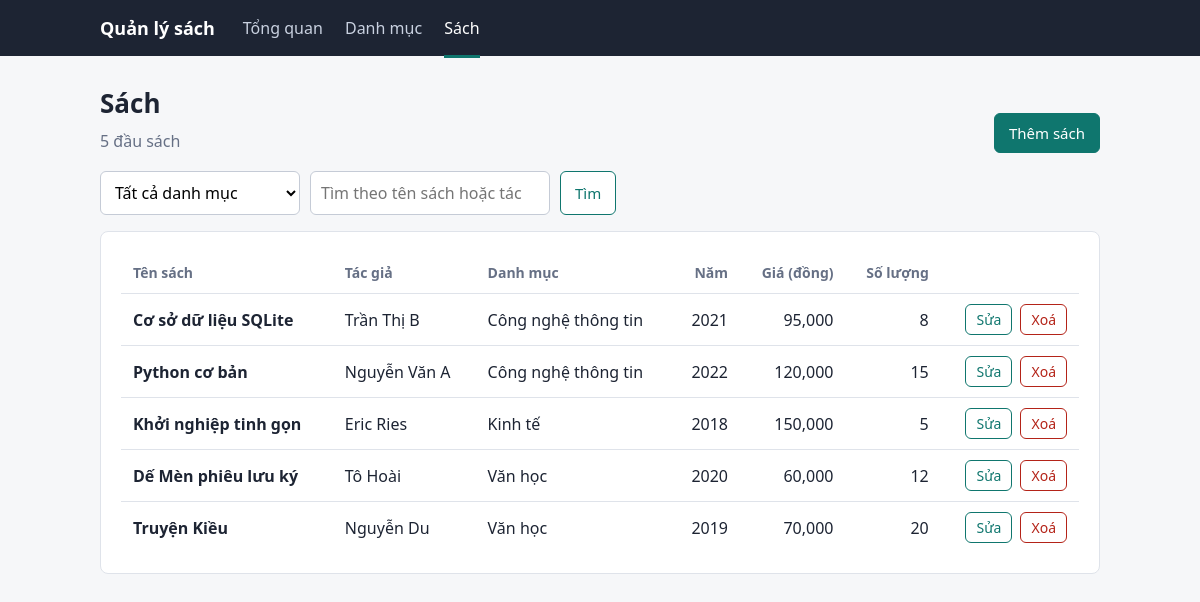
/books, run on the app's committed database.
### tables this page shows
CREATE TABLE books (
            id          INTEGER PRIMARY KEY AUTOINCREMENT,
            title       TEXT NOT NULL,
            author      TEXT DEFAULT '',
            year        INTEGER,
            price       INTEGER NOT NULL DEFAULT 0,
            quantity    INTEGER NOT NULL DEFAULT 0,
            category_id INTEGER NOT NULL,
            created_at  TEXT DEFAULT CURRENT_TIMESTAMP,
            FOREIGN KEY (category_id) REFERENCES categories(id) ON DELETE RESTRICT
        );

CREATE TABLE categories (
            id          INTEGER PRIMARY KEY AUTOINCREMENT,
            name        TEXT NOT NULL UNIQUE,
            description TEXT DEFAULT ''
        );

### BTKtra-QuanLyThuVien/app.py (the view)
@app.route("/books")
def books():
    db = get_db()
    cat_id = request.args.get("category", type=int)
    q = request.args.get("q", "").strip()
    sql = """SELECT b.*, c.name AS category_name FROM books b
             JOIN categories c ON c.id = b.category_id WHERE 1=1"""
    args = []
    if cat_id:
        sql += " AND b.category_id = ?"
        args.append(cat_id)
    if q:
        sql += " AND (b.title LIKE ? OR b.author LIKE ?)"
        args += [f"%{q}%", f"%{q}%"]
    sql += " ORDER BY c.name, b.title"
    rows = db.execute(sql, args).fetchall()
    cats = db.execute("SELECT * FROM categories ORDER BY name").fetchall()
    return render_template("books.html", rows=rows, cats=cats, cat_id=cat_id, q=q)

### BTKtra-QuanLyThuVien/app.py (called while the page is built)
def get_db():
    if "db" not in g:
        g.db = sqlite3.connect(DB_PATH)
        g.db.row_factory = sqlite3.Row
        g.db.execute("PRAGMA foreign_keys = ON")
    return g.db

### BTKtra-QuanLyThuVien/templates/books.html (shortened to what this page needs)
{% extends 'base.html' %}
{% block body %}
<div class="top"><div><h1>Sách</h1><p class="sub" style="margin:0">{{ rows|length }} đầu sách</p></div>
<a class="btn" href="{{ url_for('book_new', category=cat_id) }}">Thêm sách</a></div>
<form method="get" class="filters" style="margin-bottom:16px">
 <select name="category" aria-label="Lọc theo danh mục" onchange="this.form.submit()">
  <option value="">Tất cả danh mục</option>
 </select>
 <input type="search" name="q" value="{{ q }}" placeholder="Tìm theo tên sách hoặc tác giả" aria-label="Tìm sách">
 <button class="btn ghost">Tìm</button>
</form>
<div class="card wrap">
{% if rows %}
<table><thead><tr><th>Tên sách</th><th>Tác giả</th><th>Danh mục</th><th class="num">Năm</th>
<th class="num">Giá (đồng)</th><th class="num">Số lượng</th><th></th></tr></thead><tbody>
{% for b in rows %}
<tr><td style="font-weight:600">{{ b.title }}</td><td>{{ b.author }}</td><td>{{ b.category_name }}</td>
<td class="num">{{ b.year or '' }}</td><td class="num">{{ '{:,.0f}'.format(b.price) }}</td><td class="num">{{ b.quantity }}</td>
<td><div class="acts">
 <a class="btn ghost sm" href="{{ url_for('book_edit', bid=b.id) }}">Sửa</a>
 <form method="post" action="{{ url_for('book_delete', bid=b.id) }}" onsubmit="return confirm('Xoá sách “{{ b.title }}”?')">
  <button class="btn danger sm">Xoá</button></form></div></td></tr>
{% endfor %}</tbody></table>
{% else %}<p class="empty">Không có sách nào khớp. Hãy thêm sách hoặc đổi bộ lọc.</p>{% endif %}
</div>{% endblock %}

### BTKtra-QuanLyThuVien/templates/base.html (style rules this page uses)
:root { --ink:#1d2433;--muted:#667085;--line:#dfe3ea;--paper:#f6f7f9;--card:#fff; --accent:#0f766e;--accent-dark:#0b5a54;--danger:#b42318;--ok:#067647 }
* { box-sizing:border-box }
body { margin:0;font:16px/1.5 "Segoe UI",system-ui,sans-serif;color:var(--ink);background:var(--paper) }
h1 { font-size:26px;margin:0 0 6px }
.sub { color:var(--muted);margin:0 0 22px }
.top { display:flex;justify-content:space-between;align-items:flex-end;gap:16px;flex-wrap:wrap;margin-bottom:18px }
.card { background:var(--card);border:1px solid var(--line);border-radius:8px;padding:20px }
table { width:100%;border-collapse:collapse }
th,td { text-align:left;padding:10px 12px;border-bottom:1px solid var(--line);vertical-align:middle }
th { font-size:14px;color:var(--muted);font-weight:600 }
td.num,th.num { text-align:right;font-variant-numeric:tabular-nums }
tr:last-child td { border-bottom:0 }
.wrap { overflow-x:auto }
.btn { display:inline-block;border:1px solid var(--accent);background:var(--accent);color:#fff; padding:8px 14px;border-radius:6px;font:inherit;font-size:15px;text-decoration:none;cursor:pointer }
.btn.ghost { background:#fff;color:var(--accent) }
.btn.danger { background:#fff;border-color:var(--danger);color:var(--danger) }
.btn.sm { padding:4px 10px;font-size:14px }
.acts { display:flex;gap:8px;justify-content:flex-end }
.acts form { margin:0 }
input,select,textarea { width:100%;padding:9px 10px;border:1px solid #c5cbd6;border-radius:6px;font:inherit;background:#fff }
.filters { display:flex;gap:10px;flex-wrap:wrap }
.filters select { width:auto;min-width:200px }
.filters input { width:240px }

### data on the page
books: title "Cơ sở dữ liệu SQLite", author "Trần Thị B", category_name "Công nghệ thông tin", year "2021", price "95,000", quantity "8"
books: title "Python cơ bản", author "Nguyễn Văn A", category_name "Công nghệ thông tin", year "2022", price "120,000", quantity "15"
books: title "Khởi nghiệp tinh gọn", author "Eric Ries", category_name "Kinh tế", year "2018", price "150,000", quantity "5"
books: title "Dế Mèn phiêu lưu ký", author "Tô Hoài", category_name "Văn học", year "2020", price "60,000", quantity "12"
books: title "Truyện Kiều", author "Nguyễn Du", category_name "Văn học", year "2019", price "70,000", quantity "20"

### other printed values
{{ rows|length }} "5"
